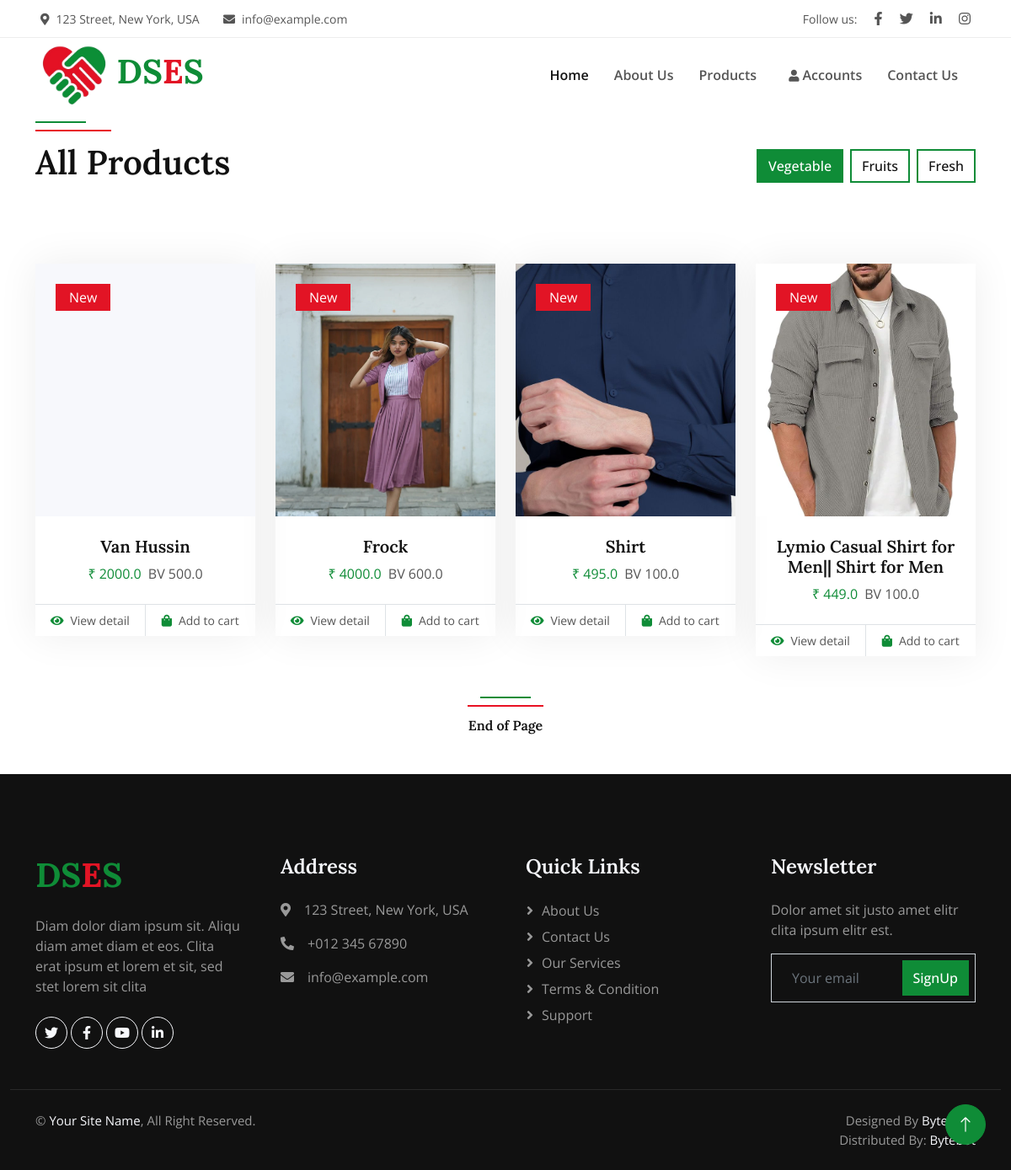
Page /ecome/ProductList on the committed database.
### ecom/models.py (models this page shows, shortened)
class Product(models.Model):
    category = models.ForeignKey(ProductCategory, on_delete=models.DO_NOTHING)
    product_name = models.CharField(max_length=255)
    product_sub_name = models.CharField(max_length=255, null=True, blank=True, default=" ")
    price = models.FloatField()
    status = models.BooleanField(default=True)
    stock = models.IntegerField()
    description = models.CharField(max_length=1000, null=True, blank=True)
    create_date = models.DateField(auto_now_add=True)
    product_BV = models.FloatField()
    stock_alert_value = models.FloatField(default=0)
    image_primary = models.FileField(upload_to="product_image",null=True, blank=True)
    image_s1 = models.FileField(upload_to="product_image", null=True, blank=True)
    image_s2 = models.FileField(upload_to="product_image", null=True, blank=True)
    price_before_tax = models.FloatField(null=True, blank=True)
    tax_amount = models.FloatField(null=True, blank=True)
    TAX_CHOICES = (
        ("Inclusive", "Inclusive"),
        ("Exclusive", "Exclusive"),
    )
    tax = models.CharField(max_length=20, choices=TAX_CHOICES)
    tax_value = models.ForeignKey(Tax, on_delete=models.CASCADE, null=True, blank=True)

### ecom/views.py (the view)
# urls.py: path("ProductList",views.ProductList,name="ProductList"),
def ProductList(request):
    product = Product.objects.all()
    context = {
        "products":product
    }
    return render(request,"product_list.html",context)

### templates/product_list.html
{% extends 'index.html' %}{% load static %}{% block content %}
 <div class="container-xxl py-5 mt-5">
    <div class="container mt-5">
        <div class="row g-0 gx-5 align-items-end mt-5">
            <div class="col-lg-6">
                <div class="section-header text-start mb-5 wow fadeInUp" data-wow-delay="0.1s" style="max-width: 500px;">
                    <h1 class="h1 mb-3">All Products</h1>
                </div>
            </div>
            <div class="col-lg-6 text-start text-lg-end wow slideInRight" data-wow-delay="0.1s">
                <ul class="nav nav-pills d-inline-flex justify-content-end mb-5">
                    <li class="nav-item me-2">
                        <a class="btn btn-outline-primary border-2 active" data-bs-toggle="pill" href="#tab-1">Vegetable</a>
                    </li>
                    <li class="nav-item me-2">
                        <a class="btn btn-outline-primary border-2" data-bs-toggle="pill" href="#tab-2">Fruits </a>
                    </li>
                    <li class="nav-item me-0">
                        <a class="btn btn-outline-primary border-2" data-bs-toggle="pill" href="#tab-3">Fresh</a>
                    </li>
                </ul>
            </div>
        </div>
        <div class="tab-content mt-5">
            <div id="tab-1" class="tab-pane fade show p-0 active">
                <div class="row g-4">
                    {% for item in products%}
                    <div class="col-xl-3 col-lg-4 col-md-6 wow fadeInUp" data-wow-delay="0.1s">
                        <div class="product-item">
                            <div class="position-relative bg-light overflow-hidden"
                                style="height: 300px !important;">
                                <img class="img-fluid w-100" src="{{item.image_primary.url}}" alt="">
                                <div
                                    class="bg-secondary rounded text-white position-absolute start-0 top-0 m-4 py-1 px-3">
                                    New
                                </div>
                            </div>
                            <div class="text-center p-4">
                                <a class="d-block h5 mb-2" href="{%url 'ProductSingle' item.id %}">{{item.product_name}}</a>
                                <span class="text-primary me-1">₹ {{item.price}}</span>
                                <span class="text-body ">BV {{item.product_BV}}</span>
                            </div>
                            <div class="d-flex border-top">
                                <small class="w-50 text-center border-end py-2">
                                    <a class="text-body" href="{%url 'ProductSingle' item.id %}"><i class="fa fa-eye text-primary me-2"></i>View
                                        detail</a>
                                </small>
                                <small class="w-50 text-center py-2">
                                    <a class="text-body" href="{%url 'AddToCart' item.id %}"><i
                                            class="fa fa-shopping-bag text-primary me-2"></i>Add to cart</a>
                                </small>
                            </div>
                        </div>
                    </div>
                    {% endfor %}
                </div>
            </div>
        </div>
    </div>
</div>
<div class="end-ofpage text-danger ">
    <div class="section-header text-center mx-auto mb-5 wow fadeInUp" data-wow-delay="0.1s"
    style="max-width: 500px;">
        <h6 class="mb-3">End of Page</h6>
</div>
</div>
{% endblock %}

### static/css/style.css (style rules this page uses)
:root { --primary: #0f8c37; --secondary: #e81123; --light: #F7F8FC; --dark: #111111; }
.btn { font-weight: 500; transition: .5s; }
.section-header { position: relative; padding-top: 25px; }
.section-header::before { position: absolute; content: ""; width: 60px; height: 2px; top: 0; left: 50%; transform: translateX(-50%); background: var(--primary); }
.section-header::after { position: absolute; content: ""; width: 90px; height: 2px; top: 10px; left: 50%; transform: translateX(-50%); background: var(--secondary); }
.section-header.text-start::before, .section-header.text-start::after { left: 0; transform: translateX(0); }
.nav-pills .nav-item .btn { color: var(--dark); }
.nav-pills .nav-item .btn:hover, .nav-pills .nav-item .btn.active { color: #FFFFFF; }
.product-item { box-shadow: 0 0 45px rgba(0, 0, 0, .07); }
.product-item img { transition: .5s; }

### rows in the picture
Product: product_name "Van Hussin", price "2000.0", product_BV "500.0"
Product: image_primary (picture), product_name "Frock", price "4000.0", product_BV "600.0"
Product: image_primary (picture), product_name "Shirt", price "495.0", product_BV "100.0"
Product: image_primary (picture), product_name "Lymio Casual Shirt for Men|| Shirt for Men", price "449.0", product_BV "100.0"
